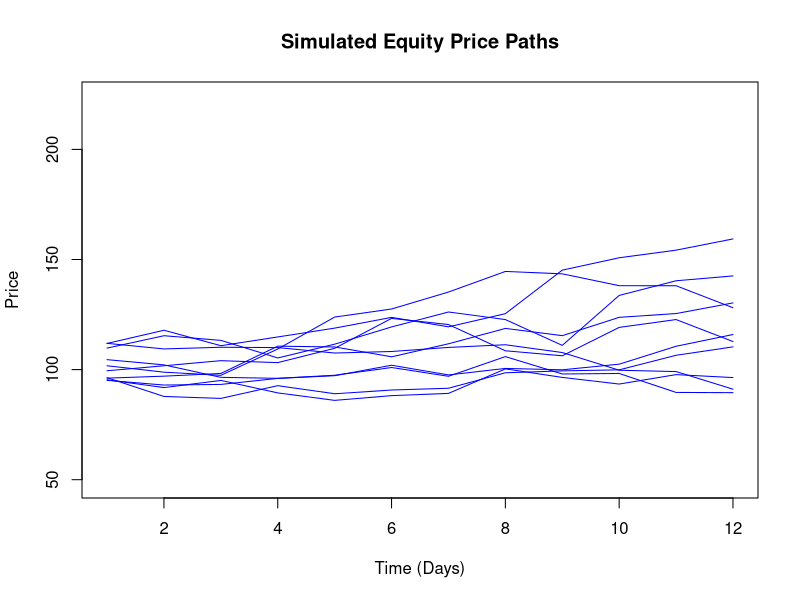
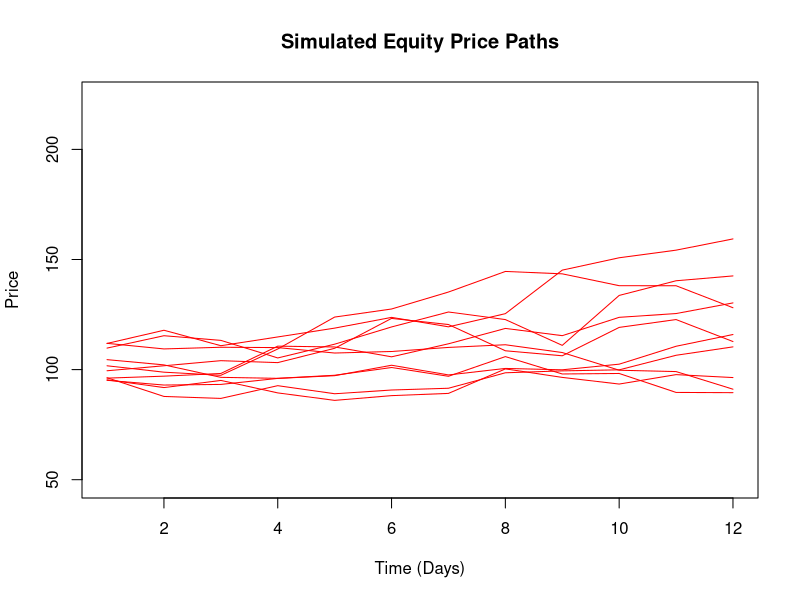
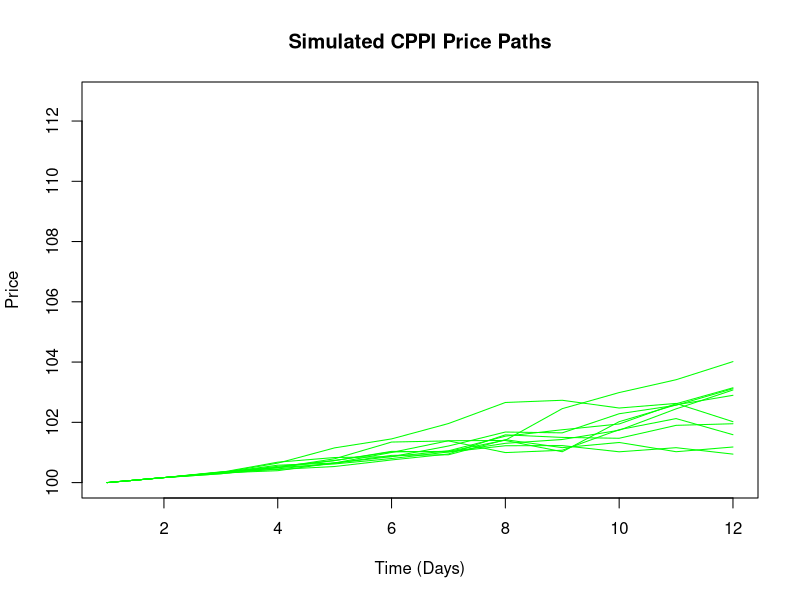
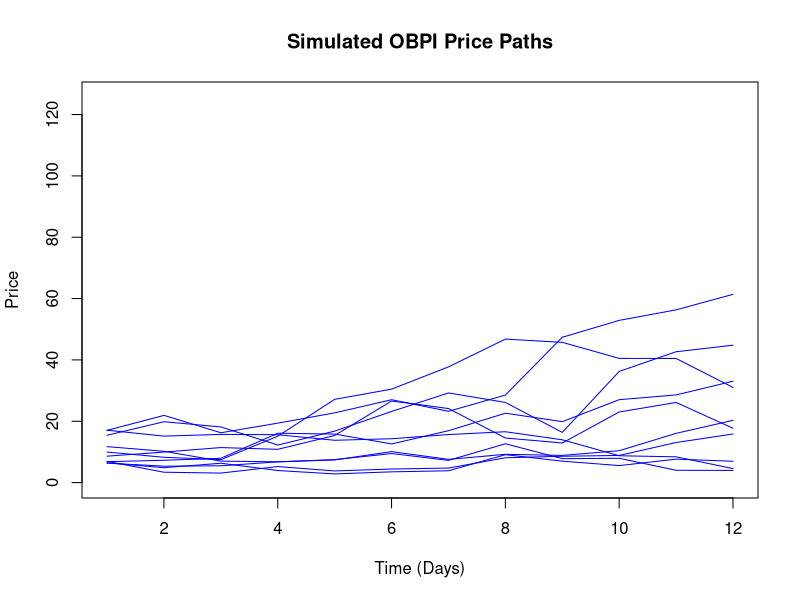
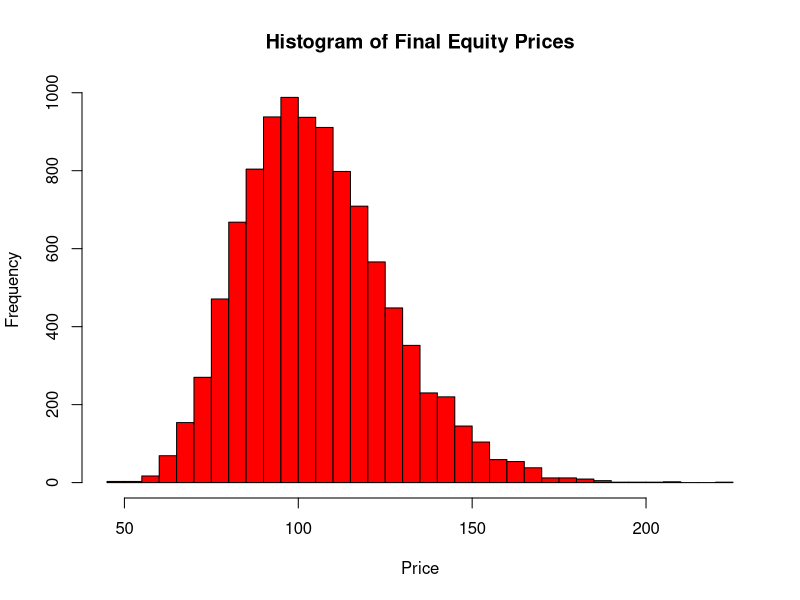
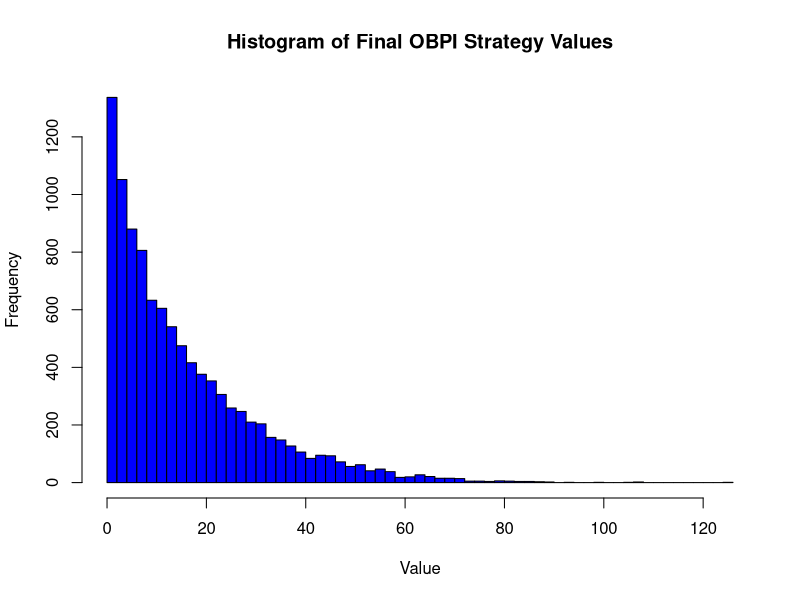
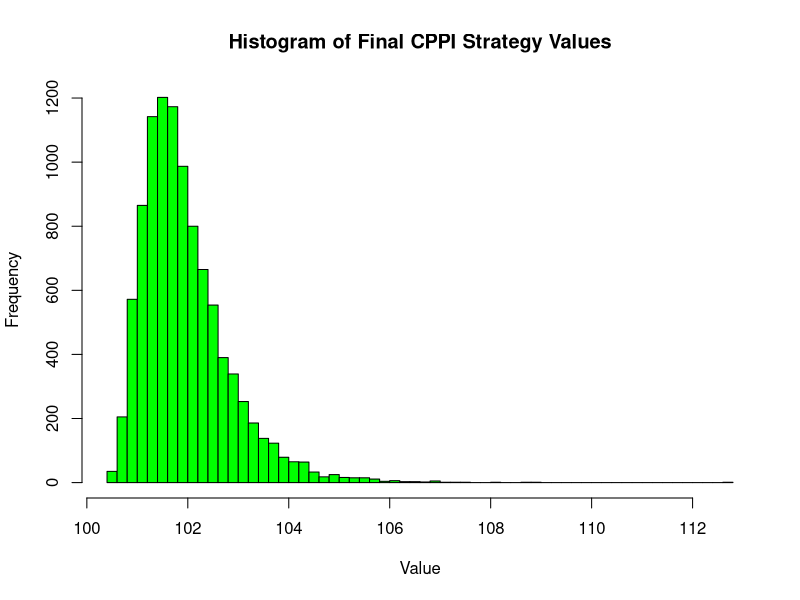

Source code (R) for these figures, in order: (Note: this script raises an error after producing the figures.)

library(tidyverse)
library(tibble)

# Parameters
mu <- 0.05  # Expected return
sigma <- 0.20  # Volatility
initial_price <- 100
risk_free_rate <- 0.02
time_horizon <- 1 # in years
time_steps <- 12 # trading month in a year
trials <- 10000

# Simulate Equity Prices
simulate_equity_prices <- function(mu, sigma, S0, T, N, trials) {
  dt <- T / N  # Time step size
  drift <- (mu - 0.5 * sigma^2) * dt
  diffusion <- sigma * sqrt(dt)
  
  # Creating a matrix of random shocks
  random_shocks <- matrix(rnorm(N * trials), nrow = N, ncol = trials)
  
  # Calculating return matrix
  return_matrix <- drift + diffusion * random_shocks
  
  # Calculating cumulative returns
  cumulative_returns <- apply(return_matrix, 2, cumsum)
  
  # Generating price paths
  price_matrix <- S0 * exp(cumulative_returns)
  
  return(price_matrix)
}

#Check for the data dimensions to ensure propoer matrix handling 
equity_prices <- simulate_equity_prices(mu, sigma, initial_price, time_horizon, time_steps, trials)
print(dim(equity_prices))

if(is.matrix(equity_prices) && ncol(equity_prices) == trials) {
  plot(NULL, xlim = c(1, time_steps), ylim = range(equity_prices), 
       xlab = "Time (Days)", ylab = "Price", main = "Simulated Equity Price Paths")
  for(i in 1:min(10, trials)) {
    lines(1:time_steps, equity_prices[,i], col = "blue", lwd = 1)
  }
} else {
  print("equity_prices is not a matrix with expected dimensions.")
}

#OBPI and CPPI Monte Carlo modelling

# Parameters
mu <- 0.05  # Expected return
sigma <- 0.20  # Volatility
initial_price <- 100
risk_free_rate <- 0.02
time_horizon <- 1 # in years
time_steps <- 12 # trading month in a year
trials <- 10000

# Black-Scholes Option Pricing Function
black_scholes_call <- function(S, K, T, r, sigma) {
  d1 <- (log(S / K) + (r + sigma^2 / 2) * T) / (sigma * sqrt(T))
  d2 <- d1 - sigma * sqrt(T)
  call_price <- S * pnorm(d1) - K * exp(-r * T) * pnorm(d2)
  return(call_price)
}

# OBPI Strategy Implementation
obpi_strategy <- function(equity_prices, K, T, r, sigma) {
  call_prices <- apply(equity_prices, 2, function(S) black_scholes_call(S, K, T, r, sigma))
  return(call_prices)
}

# CPPI Strategy Implementation
cppi_strategy <- function(equity_prices, floor, multiplier) {
  asset_value <- matrix(nrow = nrow(equity_prices), ncol = ncol(equity_prices))
  asset_value[1,] <- initial_price
  for (t in 2:nrow(asset_value)) {
    cushion <- pmax(asset_value[t-1,] - floor, 0)
    exposure_to_risky_asset <- cushion * multiplier
    exposure_to_risk_free_asset <- asset_value[t-1,] - exposure_to_risky_asset
    asset_value[t,] <- exposure_to_risky_asset * equity_prices[t,]/equity_prices[t-1,] + exposure_to_risk_free_asset * (1 + risk_free_rate/12)
  }
  return(asset_value)
}

# Apply OBPI Strategy
option_strike_price <- 100
obpi_results <- obpi_strategy(equity_prices, option_strike_price, time_horizon, risk_free_rate, sigma)

# Apply CPPI Strategy
cppi_floor <- 100
cppi_multiplier <- 4
cppi_results <- cppi_strategy(equity_prices, cppi_floor, cppi_multiplier)

# Visualization
# Plot some of the simulated paths
plot(NULL, xlim = c(1, time_steps), ylim = range(equity_prices), 
     xlab = "Time (Days)", ylab = "Price", main = "Simulated Equity Price Paths")
for(i in 1:min(10, trials)) {
  lines(1:time_steps, equity_prices[,i], col = "red", lwd = 1)
}
# Plot some of the simulated paths for OBPI and CPPI

plot(NULL, xlim = c(1, time_steps), ylim = range(cppi_results), 
     xlab = "Time (Days)", ylab = "Price", main = "Simulated CPPI Price Paths")
for(i in 1:min(10, trials)) {
  lines(1:time_steps, cppi_results[,i], col = "green", lwd = 1)
} 

plot(NULL, xlim = c(1, time_steps), ylim = range(obpi_results), 
     xlab = "Time (Days)", ylab = "Price", main = "Simulated OBPI Price Paths")
for(i in 1:min(10, trials)) {
  lines(1:time_steps, obpi_results[,i], col = "blue", lwd = 1)
} 

# Histogram for final equity prices
hist(equity_prices[nrow(equity_prices), ], main="Histogram of Final Equity Prices", xlab="Price", col="red", breaks=50)

# Histogram for final OBPI strategy values
hist(obpi_results[nrow(obpi_results), ], main="Histogram of Final OBPI Strategy Values", xlab="Value", col="blue", breaks=50)

# Histogram for final CPPI strategy values
hist(cppi_results[nrow(cppi_results), ], main="Histogram of Final CPPI Strategy Values", xlab="Value", col="green", breaks=50)

# Histogram for final equity prices
summary_equity <- summary(equity_prices[nrow(equity_prices), ])
print(summary_equity)

# Histogram for final OBPI strategy values
summary_obpi <- summary(obpi_results[nrow(obpi_results), ])
print(summary_obpi)

# Histogram for final CPPI strategy values
summary_cppi <- summary(cppi_results[nrow(cppi_results), ])
print(summary_cppi)


#Return and volatility calculation for each variable

# Function to calculate montly returns
calculate_monthly_returns <- function(price_matrix) {
  monthly_returns <- (price_matrix[-1,] / price_matrix[-nrow(price_matrix),]) - 1
  return(monthly_returns)
}

# Calculate monthly returns for each strategy
monthly_returns_equity <- calculate_monthly_returns(equity_prices)
monthly_returns_obpi <- calculate_monthly_returns(obpi_results)
monthly_returns_cppi <- calculate_monthly_returns(cppi_results)

# Compute mean of monthly returns
mean_return_equity <- mean(monthly_returns_equity)
mean_return_obpi <- mean(monthly_returns_obpi)
mean_return_cppi <- mean(monthly_returns_cppi)

#Compute monthly volatility 
vol_equity <- mean_return_equity*sqrt(12)
vol_obpi <- mean_return_obpi*sqrt(12)
vol_cppi <- mean_return_cppi*sqrt(12)


# Creating a data frame to display results
results <- data.frame(
  Strategy = c("Equity", "OBPI", "CPPI"),
  Mean_Return = c(mean(return_equity), mean(return_obpi), mean(return_cppi)),
  Volatility = c(vol_equity, vol_obpi, vol_cppi)
)

# Annualize the mean returns
annualized_mean_return_equity <- (1 + mean_return_equity) ^ time_steps - 1
annualized_mean_return_obpi <- (1 + mean_return_obpi) ^ time_steps - 1
annualized_mean_return_cppi <- (1 + mean_return_cppi) ^ time_steps - 1

#Annualize volatility 
annualized_vol_equity <- annualized_mean_return_equity*sqrt(12)
annualized_vol_obpi <- annualized_mean_return_obpi*sqrt(12)
annualized_vol_cppi <- annualized_mean_return_cppi*sqrt(12)


#Consolidate the calculation into a dataframe
results <- data.frame(
  Strategy = c("Equity", "OBPI", "CPPI"),
  Mean_Annualized_Return = c(annualized_mean_return_equity, annualized_mean_return_obpi, annualized_mean_return_cppi),
  Volatility = c(annualized_vol_equity, annualized_vol_obpi, annualized_vol_cppi)
)

#Print the table of results
print(results)



